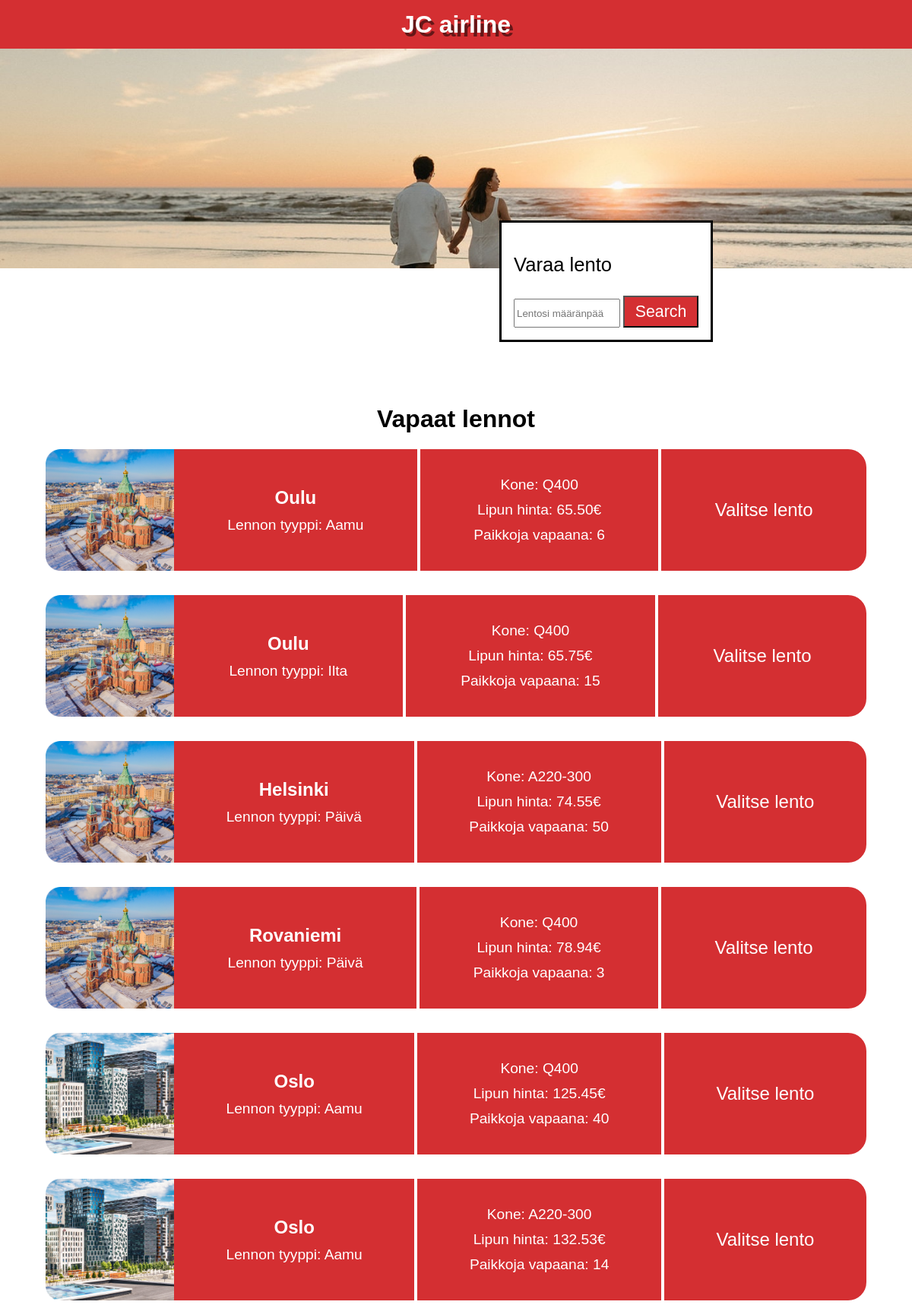
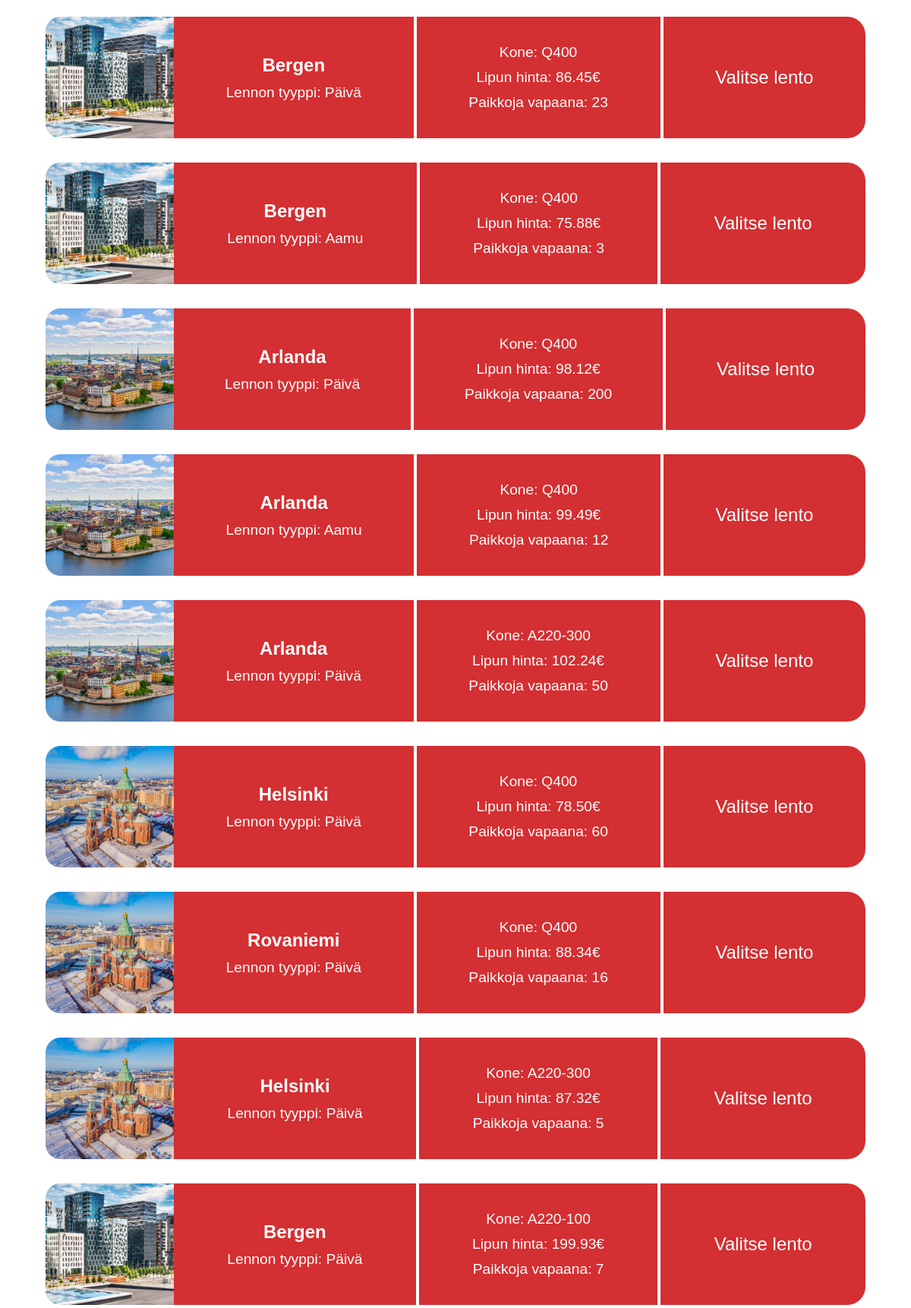
Screenshot of /second_page.php (upper part) with the database file from the repository (2 pictures, top to bottom).
### tables this page shows
CREATE TABLE `lennot` (
  `LentoID` int(11) NOT NULL,
  `Kohdemaa` varchar(255) NOT NULL,
  `Kaupunki` varchar(255) NOT NULL,
  `Aika` varchar(255) NOT NULL,
  `Kone` varchar(20) NOT NULL,
  `LipunHinta` decimal(10,2) NOT NULL,
  `VapaatPaikat` int(11) NOT NULL
);

### second_page.php (the view, shortened to what this page needs)
<?php
$servername = "127.0.0.1";
$username = "root";
$password = "";
$dbname = "jcairline_db";
$port = 3307;
$conn = new mysqli($servername, $username, $password, $dbname, $port);
$destination = isset($_GET['destination']) ? $conn->real_escape_string($_GET['destination']) : '';
$sql = "
    SELECT *
    FROM lennot
    WHERE Kohdemaa LIKE '%$destination%' OR Kaupunki LIKE '%$destination%'
";
$result = $conn->query($sql);
?>
<!DOCTYPE html>
<html lang="en">
<head>
    <link rel="stylesheet" href="../sivusto/styles/lennot.css">
</head>
<body>
    <header>
        <div class="redBox">
        <a href="index.php" class="jcairlineText" style="text-decoration: none;">
            JC airline
        </a>
        </div>
        <img class="bannerImg" src="../sivusto/img/image 3.png" alt="">
    </header>
    <div class="searchBox">
        <p>Varaa lento</p>
        <form action="second_page.php" method="GET">
            <div class="search">
                <input placeholder="Lentosi määränpää" type="text" name="destination" required>
                <button type="submit">
                    <p>Search</p>
                </button>
            </div>
        </form>
    </div>
    <div class="container">
    <h1>Vapaat lennot</h1>
    <?php if ($result && $result->num_rows > 0): ?>
        <?php while ($row = $result->fetch_assoc()): ?>
            <?php
                $country = strtolower(trim($row['Kohdemaa']));
                $imageFile = "./img/default.png";
                if ($country === 'ruotsi') {
                    $imageFile = "./img/ruotsi.png";
                } elseif ($country === 'islanti') {
                    $imageFile = "./img/islanti.png";
                } elseif ($country === 'norja') {
                    $imageFile = "./img/norja.png";
                } elseif ($country === 'suomi') {
                    $imageFile = "./img/suomi.png";
                } elseif ($country === 'tanska') {
                    $imageFile = "./img/tanska.png";
                }
            ?>
            <div class="redCanvas">
                <img src="<?php echo $imageFile; ?>" alt="<?php echo htmlspecialchars($row['Kohdemaa']); ?>">
                <div>
                    <h2><?php echo htmlspecialchars($row['Kaupunki']); ?></h2>
                    <p>Lennon tyyppi: <?php echo htmlspecialchars($row['Aika']); ?></p>
                </div>
                <hr>
                <div>
                    <p>Kone: <?php echo htmlspecialchars($row['Kone']); ?></p>
                    <p>Lipun hinta: <?php echo htmlspecialchars(number_format($row['LipunHinta'], 2)); ?>€</p>
                    <p>Paikkoja vapaana: <?php echo htmlspecialchars($row['VapaatPaikat']); ?></p>
                </div>
                <hr>
                <div>
                    <a href="third_page.php?LentoID=<?php echo $row['LentoID']; ?>" style="text-decoration: none; color: inherit;">
                        <p style="font-size: 1.5rem; color: white; text-align: center;">Valitse lento</p>
                    </a>
                </div>
            </div>
        <?php endwhile; ?>
    <?php else: ?>
        <p>Lentoja ei löytynyt kohteeseen "<?php echo htmlspecialchars($destination); ?>"</p>
    <?php endif; ?>
</div>
</body>
</html>

### styles/lennot.css (style rules this page uses)
html, body { margin: 0; padding: 0; }
body { font-family: "Readex Pro", sans-serif; font-optical-sizing: auto; font-style: normal; overflow-x: hidden; }
a { color: white; }
.redBox { width: 100vw; height: 8vh; background-color: #D42F32; align-content: center; text-align: center; }
.bannerImg { width: 100vw; }
.jcairlineText { margin: 0; padding: 0; font-weight: 700; font-size: 2em; color: white; text-shadow: 4px 5px #00000086; }
.searchBox { background-color: white; position: relative; top: -4rem; left: 55vw; width: max-content; padding: 1em; border: #00000086; outline: solid; }
.searchBox p { font-size: 1.6em; }
.search { height: max-content; }
.search p { margin: 0; }
.search input { height: 4vh; width: 11vw; }
button { padding: 0.5em 1em; text-align: center; background-color: #D42F32; }
button p { padding: 0; margin: 0; color: white; }
.container { display: grid; place-items: center; }
.redCanvas { background-color: #D42F32; width: 50vw; height: 20vh; display: flex; align-items: center; border-radius: 24px; margin-bottom: 2rem; }
.redCanvas p { color: white; font-weight: 500; font-size: 1.2rem; margin: 0.7rem; }
.redCanvas img { height: 20vh; }
.redCanvas div { flex-grow: 1; place-items: center; text-align: left; }
hr { border: 2px solid #fff; height: 100%; }
h2 { font-size: 1.5rem; color: white; margin: 0.7rem; }
@media screen and (max-width: 1250px) { .redCanvas { width: 90vw; } }

### rows the page displays
lennot: Kaupunki "Oulu", Aika "Aamu", Kone "Q400", LipunHinta "65.50", VapaatPaikat "6"
lennot: Kaupunki "Oulu", Aika "Ilta", Kone "Q400", LipunHinta "65.75", VapaatPaikat "15"
lennot: Kaupunki "Helsinki", Aika "Päivä", Kone "A220-300", LipunHinta "74.55", VapaatPaikat "50"
lennot: Kaupunki "Rovaniemi", Aika "Päivä", Kone "Q400", LipunHinta "78.94", VapaatPaikat "3"
lennot: Kaupunki "Oslo", Aika "Aamu", Kone "Q400", LipunHinta "125.45", VapaatPaikat "40"
lennot: Kaupunki "Oslo", Aika "Aamu", Kone "A220-300", LipunHinta "132.53", VapaatPaikat "14"
lennot: Kaupunki "Bergen", Aika "Päivä", Kone "Q400", LipunHinta "86.45", VapaatPaikat "23"
lennot: Kaupunki "Bergen", Aika "Aamu", Kone "Q400", LipunHinta "75.88", VapaatPaikat "3"
lennot: Kaupunki "Arlanda", Aika "Päivä", Kone "Q400", LipunHinta "98.12", VapaatPaikat "200"
lennot: Kaupunki "Arlanda", Aika "Aamu", Kone "Q400", LipunHinta "99.49", VapaatPaikat "12"
lennot: Kaupunki "Arlanda", Aika "Päivä", Kone "A220-300", LipunHinta "102.24", VapaatPaikat "50"
lennot: Kaupunki "Helsinki", Aika "Päivä", Kone "Q400", LipunHinta "78.50", VapaatPaikat "60"
lennot: Kaupunki "Rovaniemi", Aika "Päivä", Kone "Q400", LipunHinta "88.34", VapaatPaikat "16"
lennot: Kaupunki "Helsinki", Aika "Päivä", Kone "A220-300", LipunHinta "87.32", VapaatPaikat "5"
lennot: Kaupunki "Bergen", Aika "Päivä", Kone "A220-100", LipunHinta "199.93", VapaatPaikat "7"
